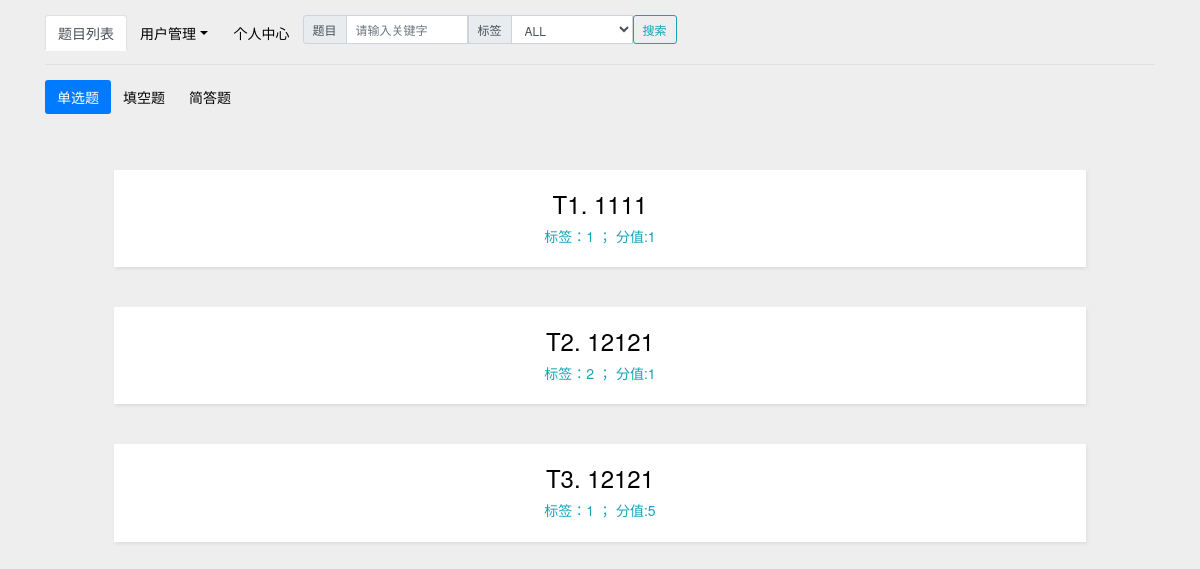
Before: / with the older database file.
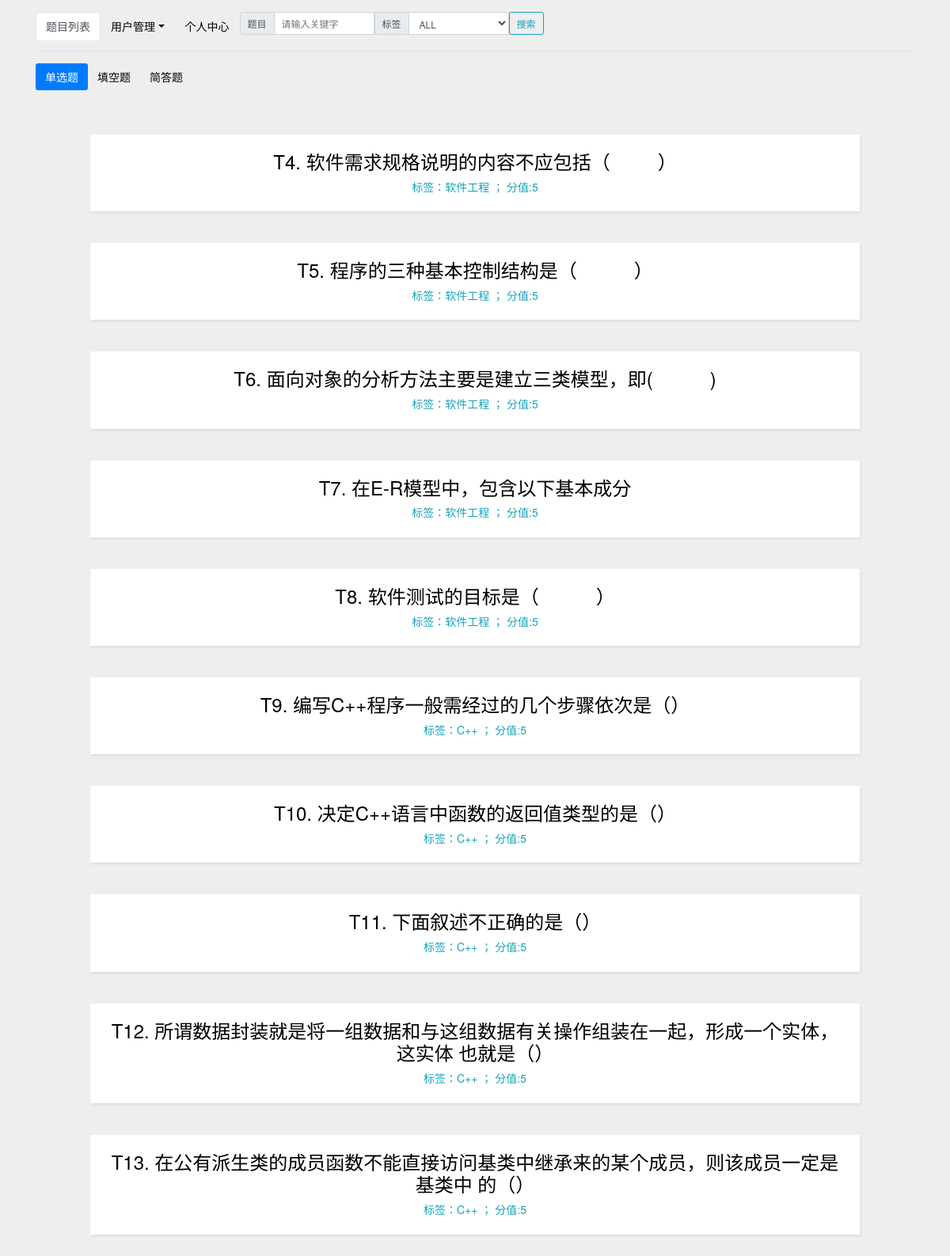
After: the same page with the newer database file.
### question_manage/models.py (models this page shows, shortened)
class Question(models.Model):
    ANSWER = (
        ('A', 'A'),
        ('B', 'B'),
        ('C', 'C'),
        ('D', 'D'),
    )
    id = models.AutoField(primary_key=True)
    category = models.CharField('标签', max_length=20)
    title = models.TextField('题目')
    optionA = models.CharField('A选项', max_length=30)
    optionB = models.CharField('B选项', max_length=30)
    optionC = models.CharField('C选项', max_length=30)
    optionD = models.CharField('D选项', max_length=30)
    answer = models.CharField('答案', max_length=10, choices=ANSWER)
    score = models.IntegerField('分数', default=1)
    solution = models.TextField('解析', default='无')
    class Meta:
        db_table = 'question'
        verbose_name = '单项选择题库'
        verbose_name_plural = verbose_name

### question_manage/views.py (the view)
# urls.py: path(r'', q_views.index, name="qlist"),
def index(request):
    t1 = Question.objects.values("category").distinct()
    t2 = Fillin.objects.values("category").distinct()
    taglist = t1.union(t2)
    sq = Question.objects.all()
    fq = Fillin.objects.filter(type='f')
    saq = Fillin.objects.filter(type='sa')
    return render_to_response("index.html", {'sq': sq, 'fq': fq, 'saq': saq, 'tlist': taglist})

### question_manage/templates/index.html (shortened to what this page needs)
{% extends 'base.html' %}
{% block content %}
<div class="container">
    <ul class="nav nav-pills" role="tablist">
    <li class="nav-item">
      <a class="nav-link active" data-toggle="pill" href="#single">单选题</a>
    </li>
    <li class="nav-item">
      <a class="nav-link" data-toggle="pill" href="#fillin">填空题</a>
    </li>
    <li class="nav-item">
      <a class="nav-link" data-toggle="pill" href="#shorta">简答题</a>
    </li>
  </ul>
    <div class="tab-content">
        <div id="single" class="container tab-pane active">
            {% for q in sq %}
                <div class="inner">
                    <h2><a href="{% url 'q' 's' q.id %}">T{{ q.id }}. {{ q.title }}</a></h2>
                    <div class="main">
                        <p class="text-info" id="ex-msg">标签：{{ q.category }} ； 分值:{{ q.score }}</p>
                    </div>
                </div>
            {% endfor %}
        </div>
    </div>
</div>
{% endblock %}

### question_manage/templates/base.html (shortened to what this page needs)
<!DOCTYPE html>
<head>
    <link href="/static/bootstrap-4.3.1-dist/css/bootstrap.min.css" rel="stylesheet">
    <link href="//netdna.bootstrapcdn.com/font-awesome/4.7.0/css/font-awesome.min.css" rel="stylesheet">
    <link href="/static/css/main.css" rel="stylesheet" type="text/css" />
    <link href="/static/css/test.css" rel="stylesheet" type="text/css" />
    <link href="/static/css/style.css" rel="stylesheet" type="text/css"/>
</head>
<body>
    <div class="container">
      <ul class="nav nav-tabs">
        <li class="nav-item">
          <a id="m1" class="nav-link active" href="{% url 'qlist' %}">题目列表</a>
        </li>
        <li class="nav-item dropdown">
          <a class="nav-link dropdown-toggle" data-toggle="dropdown" href="#">用户管理</a>
        </li>
        <li class="nav-item">
          <a id="m2" class="nav-link" href="{% url 'user' %}">个人中心</a>
        </li>
          <li class="nav-item">
              <form method="get" action="/search/">
                  <div class="input-group mb-3">
                      <div class="input-group-prepend">
                        <span class="input-group-text">题目</span>
                      </div>
                      <input type="text" class="form-control" placeholder="请输入关键字" name="ss">
                      <div class="input-group-prepend">
                        <span class="input-group-text">标签</span>
                      </div>
                      <select class="form-control" id="sel1" name = "sc">
                        <option>ALL</option>
                      </select>
                      <button type="submit" class="btn btn-outline-info">搜索</button>
                  </div>
              </form>
          </li>
      </ul>
    </div>
    {% block content %}
    {% endblock %}
</body>

### static/css/main.css (style rules this page uses)
html, body { width: 100%;height: 100%;overflow:auto;font-size:12px;margin:0;padding:0; font-family:"微软雅黑";background:#fff; text-align:center; }
ul,li { list-style:none; }
a { text-decoration:none; color:#666; }
.nav { width:100%; height:50px; margin-top:15px; }

### static/css/style.css (style rules this page uses)
a { text-decoration: none; cursor: auto; color: #000; }
body { background: #eee; font: 14px/1.6em "微软雅黑", "Microsoft Yahei", "Droid Sans", Helvetica Neue, Helvetica, Arial, sans-serif; }
div { display: block; }
.inner { background: #fff; padding: 20px; margin: 40px 5%; box-shadow: 1px 2px 3px #ddd; }
p#ex-msg { margin-bottom: 0px !important; }

Changed rows visible on the page:
removed Question: id "1", title "1111", category "1", score "1"
removed Question: id "2", title "12121", category "2", score "1"
removed Question: id "3", title "12121", category "1", score "5"
added Question: id "4", title "软件需求规格说明的内容不应包括（ ）", category "软件工程", score "5"
added Question: id "5", title "程序的三种基本控制结构是（ ）", category "软件工程", score "5"
added Question: id "6", title "面向对象的分析方法主要是建立三类模型，即( )", category "软件工程", score "5"
added Question: id "7", title "在E-R模型中，包含以下基本成分", category "软件工程", score "5"
added Question: id "8", title "软件测试的目标是（ ）", category "软件工程", score "5"
added Question: id "9", title "编写C++程序一般需经过的几个步骤依次是（）", category "C++", score "5"
added Question: id "10", title "决定C++语言中函数的返回值类型的是（）", category "C++", score "5"
added Question: id "11", title "下面叙述不正确的是（）", category "C++", score "5"
added Question: id "12", title "所谓数据封装就是将一组数据和与这组数据有关操作组装在一起，形成一个实体，这实体 也就是（）", category "C++", score "5"
added Question: id "13", title "在公有派生类的成员函数不能直接访问基类中继承来的某个成员，则该成员一定是基类中 的（）", category "C++", score "5"
